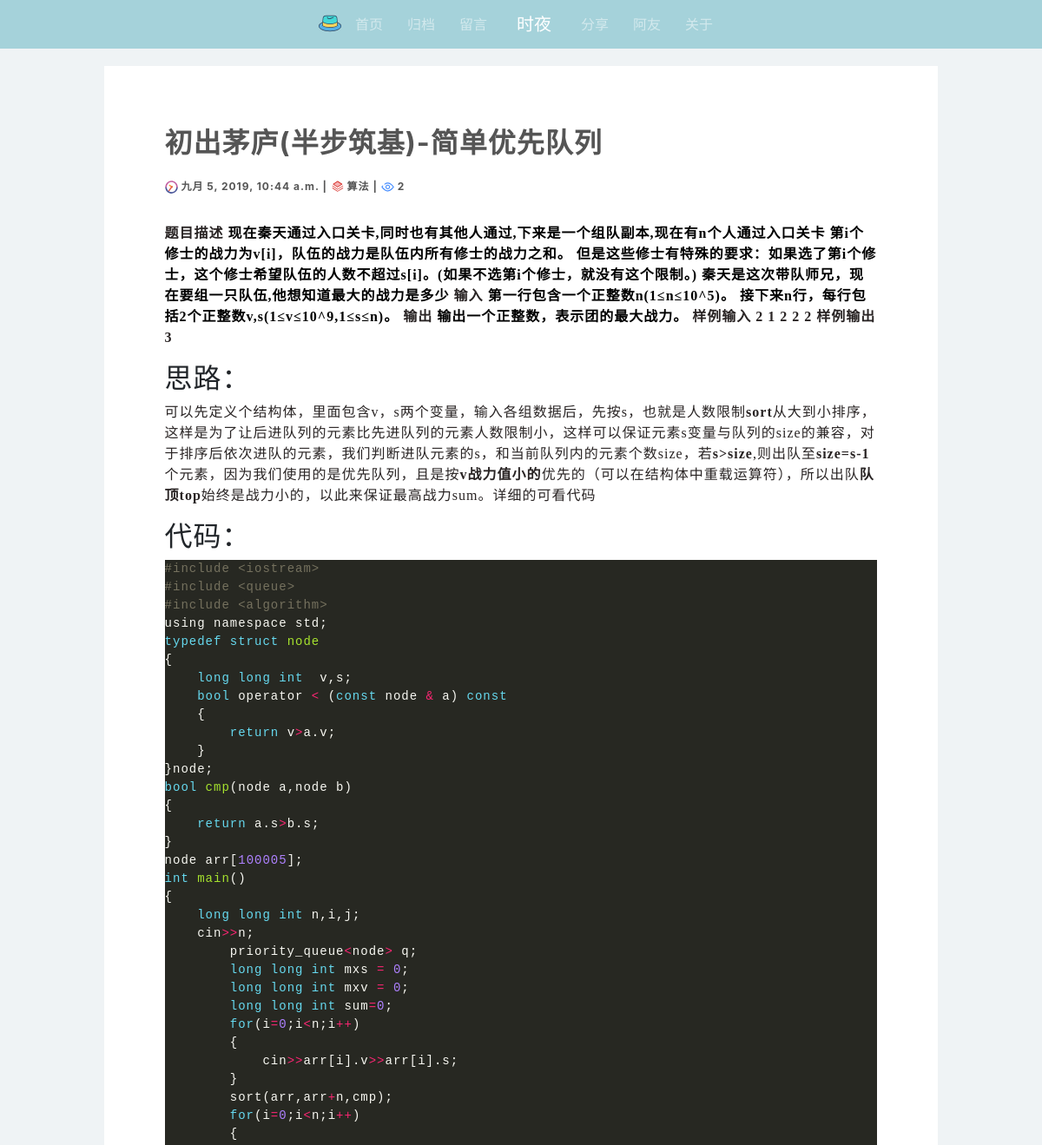
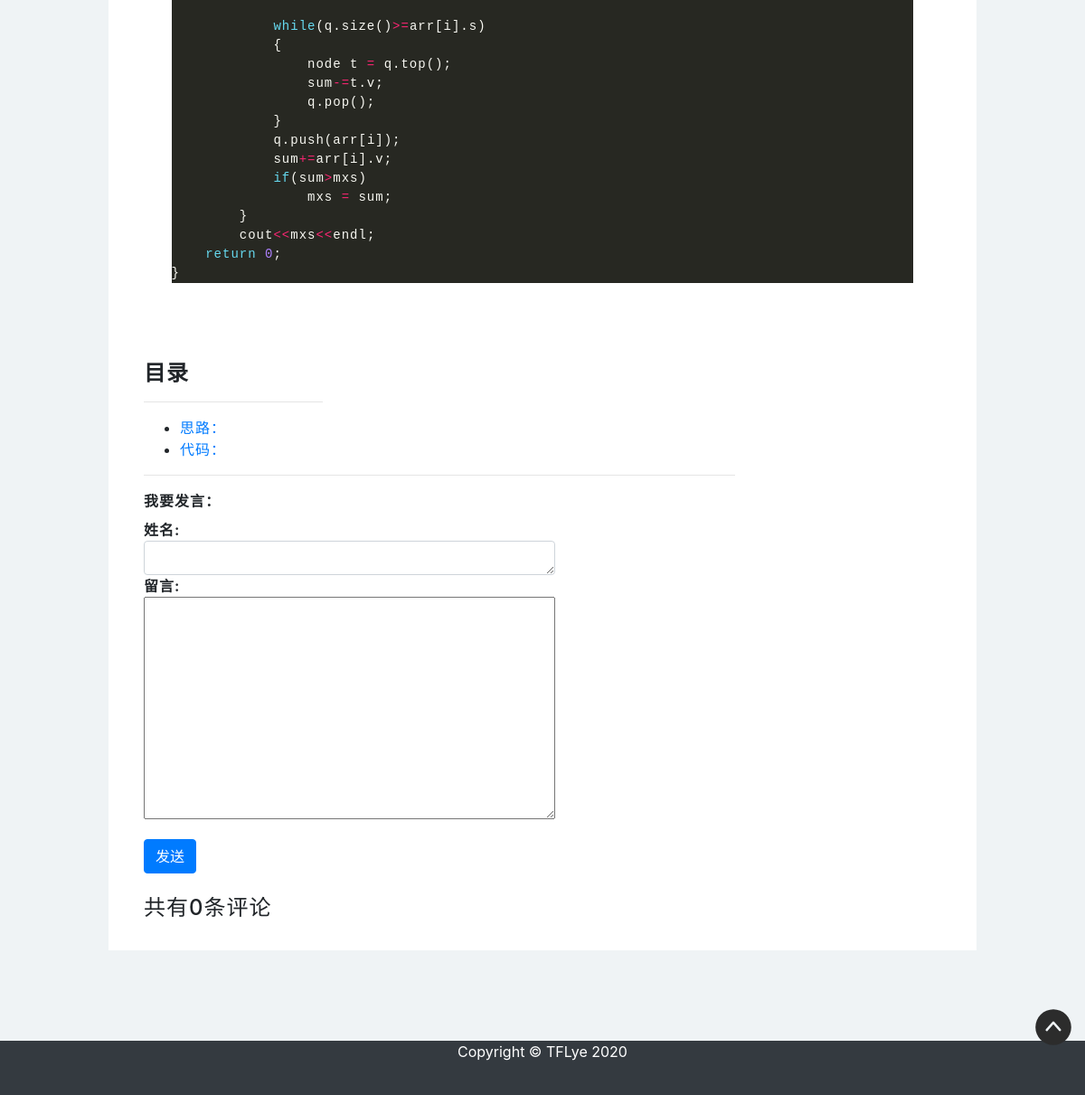
The app's page /article/details/22 with its own data (2 pictures, top to bottom).
### article/models.py (models this page shows, shortened)
class ArticlePost(models.Model):
    author = models.ForeignKey(User, on_delete=models.CASCADE)
    title = models.CharField(max_length=100)
    column = models.ForeignKey(ArticleColumn,null=True,blank=True,on_delete=models.CASCADE,related_name='article')
    tags = TaggableManager(blank=True)
    profile = models.TextField(default=0)
    body = models.TextField()
    created = models.DateTimeField(default=timezone.now)
    updated = models.DateTimeField(auto_now=True)
    totalviews = models.PositiveIntegerField(default=0)
    class Meta:
        ordering = ('-created',)

class ArticleColumn(models.Model):
    title = models.CharField(max_length=50, blank=True)
    created = models.DateTimeField(default=timezone.now)
    def __str__(self):
        return self.title

### article/views.py (the view)
# urls.py: path('details/<int:article_id>', views.article_details, name='article_details'),
def article_details(request, article_id):
    comment_form = CommentForm()
    article = ArticlePost.objects.get(pk=article_id)
    comments = Comment.objects.filter(article=article_id)
    article.totalviews += 1
    article.save(update_fields = ['totalviews'])
    md = markdown.Markdown(extensions=[
        'markdown.extensions.extra',
        'markdown.extensions.codehilite',
        'markdown.extensions.toc',
        ])
    article.body = md.convert(article.body);
    context = {'article': article,
               'toc':md.toc,
               'comments': comments,
               'comment_form': comment_form,}
    return render(request, 'article/details.html', context)

### comment/forms.py
class CommentForm(forms.ModelForm):
    class Meta:
        model = Comment
        fields = ['name','body']

### templates/article/details.html (shortened to what this page needs)
{% extends "base.html" %}
{% load static %}
{% block content %}
<div style="height: 20px;">
</div>
<div id="dts">
<article class="article-details">
	<div id="title" >
		<h2 style="color: #555555;"><strong>{{ article.title }}</strong></h2>
	</div>
	<div id="data"><strong>
	<img src="{%static 'img/钟.svg' %}" width="15px" height="15px"><span> {{ article.created }}</span> |
	<span><img src="{%static 'img/文档.svg' %}" width="15px" height="15px"> {{article.column}}</span> |
	<span><img src="{%static 'img/眼睛.svg' %}" width="15px" height="15px"> {{article.totalviews}}</span>
	</strong>
	</div>
	<div id="content">
		<p>{{ article.body|safe }}</p>
	</div>
</article>
<div class="col-3 mt-4">
            <h4><strong>目录</strong></h4>
            <hr>
            <div>
                {{ toc|safe }}
            </div>
        </div>
<div class="col-9">
    <hr>
        <div>
            <form
                action="{% url 'comment:post_comment' article.id %}"
                method="POST"
            >
                <div class="form-group">
                    <label for="body">
                        <strong>
                            我要发言：
                        </strong>
                    </label>
					<br>
					<strong>
					    姓名:
					</strong>
					<textarea
					    type="text"
					    class="form-control"
					    id="nameeee"
					    name="name"
					    rows="1"
						></textarea>
						<strong>
						    留言:
						</strong>
                    <div>
                        {{ comment_form.body }}
                    </div>
                </div>
                <button type="submit" class="btn btn-primary ">发送</button>
            </form>
        </div>
        <br>
    <h4>共有{{ comments.count }}条评论</h4>
</div>
</div>
{% endblock content %}

### static/css/monokai.css (style rules this page uses)
.codehilite { background: #272822; color: #f8f8f2 }
.codehilite .k { color: #66d9ef }
.codehilite .n { color: #f8f8f2 }
.codehilite .o { color: #f92672 }
.codehilite .p { color: #f8f8f2 }
.codehilite .cp { color: #75715e }
.codehilite .cpf { color: #75715e }
.codehilite .kt { color: #66d9ef }
.codehilite .nc { color: #a6e22e }
.codehilite .nf { color: #a6e22e }
.codehilite .w { color: #f8f8f2 }
.codehilite .mi { color: #ae81ff }

### static/css/index.css (style rules this page uses)
html,body { width: 100%; background-color: #eff3f5; }
@media (min-width: 700px) { #dts { width: 80%; margin: auto; padding: 2%; letter-spacing:1px; background-color: #FFFFFF; overflow: hidden; } }
.article-details #title { min-height: 60px; *+height:100%; _height:60px; }
.article-details #content p { font-size: 16px; color: #292424; }
article { width: 100%; height: auto; padding: 5%; letter-spacing:1px; }
#title { min-height: 45px; *+height:100%; _height:45px; width: 100%; }
#content { padding-top: 20px; height: auto; width: 100%; }
#content p { color: #7d7979; font-family: serif; font-size: 14px; }
#data { height: 15px; width: 100%; font-size: 12px; color: #555555; }
#data span { font-size: 12px; }
.form-group textarea { width: 455px; }
img { max-width: 100%; max-height: 100%; *+height:100%; _height:100%; *+width:100%; _width:100%; }

### records on screen
ArticlePost: title "初出茅庐(半步筑基)-简单优先队列", created "九月 5, 2019, 10:44 a.m.", column "算法", totalviews "2", body "题目描述 现在秦天通过入口关卡,同时也有其他人通过,下来是一个组队副本,现在有n个人通过入口关卡 第i个修士的战力为v[i]，队伍的战力是队伍内所有修士的战力之和。 但是这些修士有特殊的要求：如果选了第i个修士，这个修士希望队伍的人数不超过s[i]。(如果不选第i个修士，就没有这个限制。) 秦天是这次带队师兄，现在要组一只队伍,他想知道最大的战力是多少 输入 第一行包含一个正整数n(1≤n≤10^5)。 接下来n行，每行包括2个正整数v,s(1≤v≤10^9,1≤s≤n)。 输出 输出一个正整数，表示团的最大战力。 样例输入 2 1 2 2 2 样例输出 3 思路： 可以先定义个结构体，里面包含v，s两个变量，输入各组数据后，先按s，也就是人数限制 sort 从大到小排序，这样是为了让后进队列的元素比先进队列的元素人数限制小，这样可以保证元素s变量与队列的size的兼容，对于排序后依次进队的元素，我们判断进队元素的s，和当前队列内的元素个数size，若 s>size ,则出队至 size=s-1 个元素，因为我们使用的是优先队列，且是按 v战力值小的 优先的（可以在结构体中重载运算符），所以出队 队顶top 始终是战力小的，以此来保证最高战力sum。详细的可看代码 代码： #include <iostream> #include <queue> #include <algorithm> using namespace std ; typedef struct node { long long int v , s ; bool operator < ( const node &…"

### other values on screen
{{ toc|safe }} "思路： 代码："
{{ comments.count }} "0"
